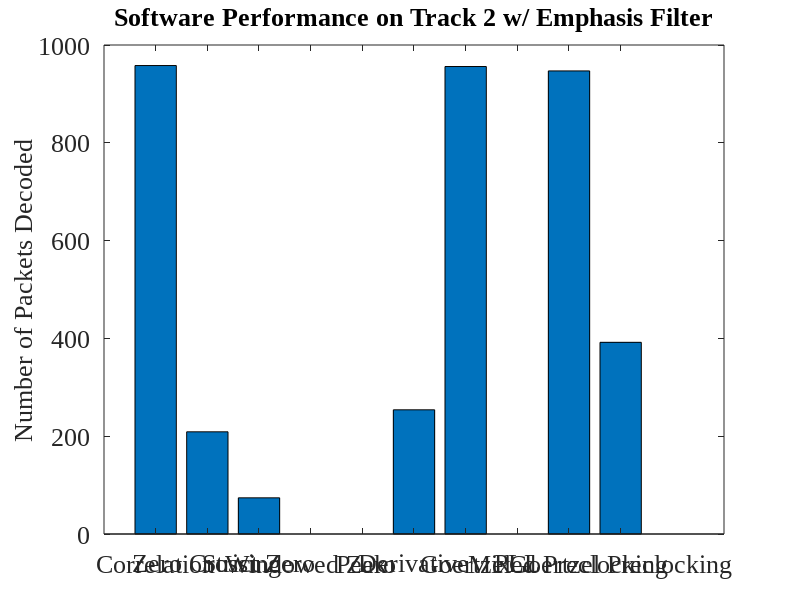

Write the MATLAB code that produced this figure. (Note: this script raises an error after producing the figure.)
fontSize = 19;
% .wav file	Filtering	Correlation	Zero Xing	Strict Xing	Windowed Zero	Peak	Derivative	Goertzel	PLL	PreClocking	Goertzel Pre
% OT3Test	None        40          35          40          39              3       40          40          40	0           40	
%           Bandpass	40          19          0           0               0       33          40          40	40          28	
%           6db         40          12          40          0               0       14          40          0	39          15	
% Gen200	None        200         200         200         200             200     200         200         200	0           200	
%           Bandpass	200         27          200         0               0       200         200         200	200         106	
%           6db         200         200         200         0               0       200         200         200	200         199	
% OT3WNoise	None        24          0           6           0               0       3           25          21	0           10	
%           Bandpass	24          6           2           0               0       5           23          23	17          11	
%           6db         11          1           9           0               0       4           6           14	6           5	
% LATrack1	None        946         460         568         298             0       543         965         925	0           564	
%           Bandpass	964         536         151         0               0       422         965         654	939         431	
%           6db         914         53          422         0               0       97          512         189	482         224	
% LATrack2	None        639         0           0           162             0       5           608         0	0           390	
%           Bandpass	872         0           0           0               0       0           448         0	939         230	
%           6db         958         209         74          0               0       254         956         0	947         392	

x = [958         209         74          0               0       254         956         0	947         392];
y = ['Correlation' 'Zero Crossing' 'Strict Zero' 'Windowed Zero' 'Peak' 'Derivative' 'Goertzel' 'PLL' 'Mixed Preclocking' 'Goertzel Preclocking'];
f = figure('Position',[0,0,1280,1024]);
set(gcf,'color','w');
bar(x);
filename = 'Software Performance on Track 2 w/ Emphasis Filter';
title(filename);
%xlabel('Devices');
ylabel('Number of Packets Decoded');
set(gca,'XTickLabel',{'Correlation' 'Zero Crossing' 'Strict Zero' 'Windowed Zero' 'Peak' 'Derivative' 'Goertzel' 'PLL' 'Mixed Preclocking' 'Goertzel Preclocking'})
set(gca,'FontSize',fontSize, 'FontName', 'Times New Roman');
set(findall(gcf,'type','text'),'FontSize',fontSize, 'FontName', 'Times New Roman');
rotateXLabels(gca, 45)
set(gca, 'xtick', [])
grid on
saveas(f, strcat('.\..\..\..\rrxthesis\images\',regexprep(filename,'[^\w'']',''),'.png'));
pause();
close(f);
clear all;